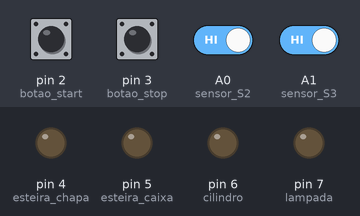
Recording of a sketch running on a simulated Arduino Uno, built with avr-gcc and run on an emulated ATmega328P. Parts: output pins drawn as LEDs (lit = HIGH). The inputs (shaded band) are chosen by the test bench; at power-on: A0 (sensor_S2), A1 (sensor_S3), pin 2 (botao_start), pin 3 (botao_stop) HIGH.

Above: at 1.2 s.
1.3 s: pin 2 (botao_start) pulled LOW for 0.15 s
At 1.8 s:
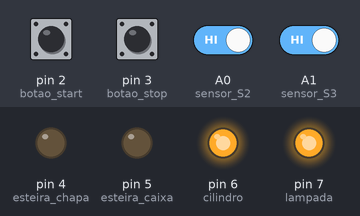
4.3 s: A1 (sensor_S3) driven LOW
At 6.8 s:
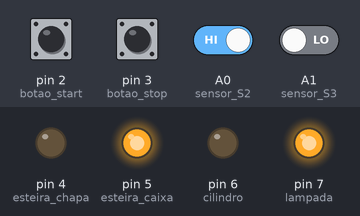
7.3 s: A1 (sensor_S3) driven HIGH
At 7.6 s:
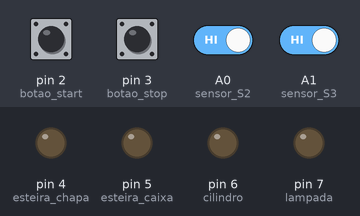
8.8 s: pin 2 (botao_start) pulled LOW for 1 s
At 9.5 s:
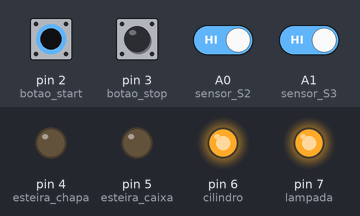
12.8 s: pin 2 (botao_start) driven LOW and A0 (sensor_S2) driven LOW
At 14.9 s:
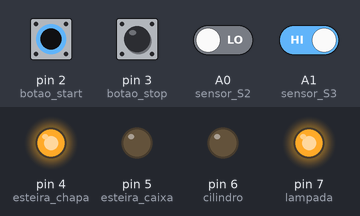
15.3 s: pin 3 (botao_stop) pulled LOW for 0.15 s
At 16.2 s:
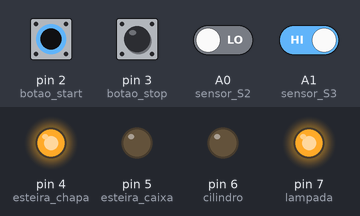
Timing chart, 0 to 18.0 s (numbered marks = the images above; inputs shaded):
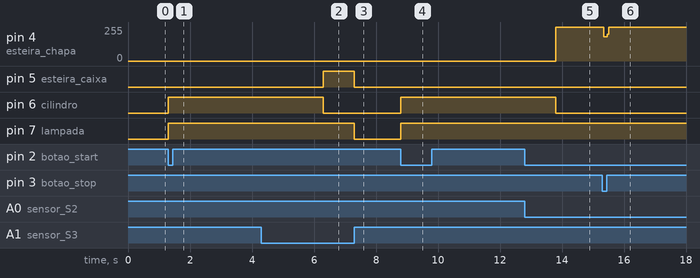

Measured:
- after the input at 1.3 s, pin 6 (cilindro), pin 7 (lampada): LOW → HIGH at once
- after the input at 4.3 s, pin 5 (esteira_caixa): LOW → HIGH after 2.0 s; pin 7 (lampada): stays HIGH (without the input it goes to LOW after 2.0 s)
- after the input at 7.3 s, pin 5 (esteira_caixa), pin 7 (lampada): HIGH → LOW at once
- after the input at 8.8 s, pin 6 (cilindro), pin 7 (lampada): LOW → HIGH at once
- after the input at 12.8 s, pin 4 (esteira_chapa): 0/255 → 255/255 after 1.0 s; pin 7 (lampada): stays HIGH (without the input it goes to LOW after 1.0 s)
- after the input at 15.3 s, pin 4 (esteira_chapa): 255/255 → 183/255 at once, → 255/255 0.12 s later

The sketch:

Cortador_de_chapa.ino
```cpp
int botao_start = 2;
int botao_stop = 3;

int esteira_chapa = 4;
int esteira_caixa = 5;

int cilindro = 6;

int sensor_S2 = A0;
int sensor_S3 = A1;

int lampada = 7;

int fase = 0;
int contador = 0;

unsigned long tempo_anterior = 0;
int intervalo = 1000;

void setup() {

  pinMode(botao_start, INPUT_PULLUP);
  pinMode(botao_stop, INPUT_PULLUP);

  pinMode(esteira_chapa, OUTPUT);
  pinMode(esteira_caixa, OUTPUT);
  pinMode(cilindro, OUTPUT);
  pinMode(lampada, OUTPUT);

  pinMode(sensor_S2, INPUT);
  pinMode(sensor_S3, INPUT);
}

void loop() {

  unsigned long tempo = millis();

  int start = digitalRead(botao_start);
  int stop = digitalRead(botao_stop);

  int S2 = digitalRead(sensor_S2);
  int S3 = digitalRead(sensor_S3);

  if(fase > 0){
    digitalWrite(lampada, HIGH);
  } else {
    digitalWrite(lampada, LOW);
  }

  if(stop == LOW){
    fase = 0;
    digitalWrite(esteira_chapa, LOW);
    digitalWrite(esteira_caixa, LOW);
    digitalWrite(cilindro, LOW);
  }

  if(start == LOW && fase == 0){
    fase = 1;
    contador = 0;
  }

  if(fase == 1){

    if(S2 == 0){
      digitalWrite(esteira_chapa, HIGH);
    } else {
      digitalWrite(esteira_chapa, LOW);
    }

    if(S3 == 0){
      digitalWrite(esteira_caixa, HIGH);
    } else {
      digitalWrite(esteira_caixa, LOW);
    }

    if(S2 == 1 && S3 == 1){
      fase = 2;
    }
  }

  if(fase == 2){

    if(tempo_anterior == 0){
      tempo_anterior = tempo;
      digitalWrite(cilindro, HIGH);
    }

    if(tempo - tempo_anterior >= intervalo){
      digitalWrite(cilindro, LOW);
      tempo_anterior = 0;
      contador++;

      if(contador >= 5){
        fase = 3;
      }
    }
  }

  if(fase == 3){

    if(S3 == 0){
      digitalWrite(esteira_caixa, HIGH);
    } else {
      digitalWrite(esteira_caixa, LOW);
      fase = 0;
    }
  }
}
```
